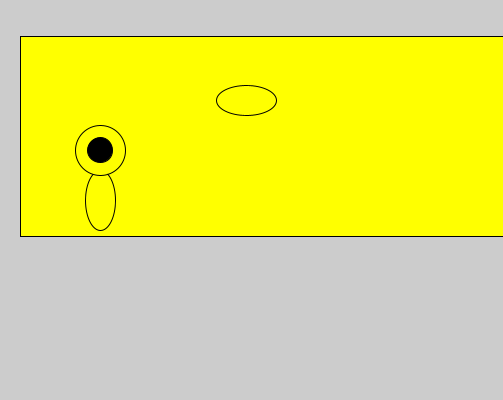
Frame 1 (no input)
Frame 60 (the mouse pressed at the canvas centre just before this capture): identical to frame 1, image omitted
Frame 120 (the mouse held since frame 60 and released just before this capture): identical to frame 1, image omitted

The Processing sketch that drew this single still picture (run headless with seeded random() and noise(); from frame 60 on, the mouse is pressed at the canvas centre):

// Processing sketch: Generator_Rex_Shadows_Of_the_Dark_World
// ── Generator_Rex_Shadows_Of_the_Dark_World.pde
void setup(){
size(503,400);

}


void draw(){
  fill(255,255,0);
rect(20,36,526,200);
ellipse(100,200,30,60);
ellipse(246,100,60,30);
ellipse(100,150,50,50);


fill(0,0,0);
ellipse(100,150,25,25);
}
